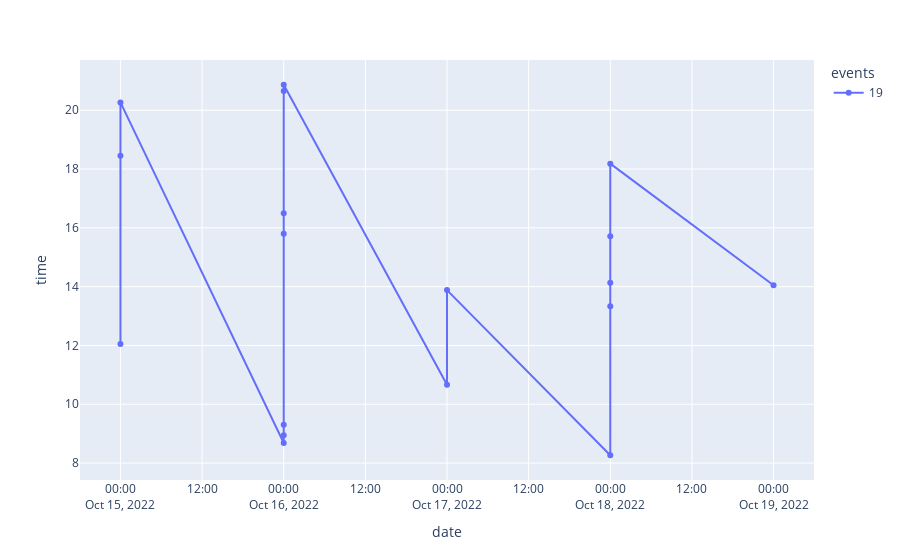

The notebook cell this image was saved under:
### Code cell
tmp = df_ts.query("user == @id")
display(tmp)
px.line(tmp, x="date", y="time", hover_data=["message"], color="events", markers= True)

### Figure 1 — Plotly figure (JSON) as saved in the notebook; plotly's stock layout.template omitted (floating-point values rounded to 4 significant figures)
{"data": [{"customdata": [["Phone scheduled cueing started. Until 22:00 Cueing period: 60 seconds. Vibration pattern: 3x Times. Vibration intensity: Default"], ["Phone scheduled cueing started. Until 22:00 Cueing period: 60 seconds. Vibration pattern: 3x Times. Vibration intensity: Default"], ["Phone scheduled cueing started. Until 22:00 Cueing period: 60 seconds. Vibration pattern: 3x Times. Vibration intensity: Default"], ["Phone scheduled cueing started. Until 22:00 Cueing period: 60 seconds. Vibration pattern: 3x Times. Vibration intensity: Default"], ["Phone scheduled cueing started. Until 22:00 Cueing period: 60 seconds. Vibration pattern: 3x Times. Vibration intensity: Default"], ["Phone scheduled cueing started. Until 22:00 Cueing period: 60 seconds. Vibration pattern: 3x Times. Vibration intensity: Default"], ["Phone scheduled cueing started. Until 22:00 Cueing period: 60 seconds. Vibration pattern: 3x Times. Vibration intensity: Default"], ["Phone scheduled cueing started. Until 22:00 Cueing period: 60 seconds. Vibration pattern: 3x Times. Vibration intensity: Default"], ["Phone scheduled cueing started. Until 22:00 Cueing period: 60 seconds. Vibration pattern: 3x Times. Vibration intensity: Default"], ["Phone scheduled cueing started. Until 22:00 Cueing period: 60 seconds. Vibration pattern: 3x Times. Vibration intensity: Default"], ["Phone scheduled cueing started. Until 22:00 Cueing period: 60 seconds. Vibration pattern: 3x Times. Vibration intensity: Default"], ["Phone scheduled cueing started. Until 22:00 Cueing period: 60 seconds. Vibration pattern: 3x Times. Vibration intensity: Default"], ["Phone scheduled cueing started. Until 22:00 Cueing period: 60 seconds. Vibration pattern: 3x Times. Vibration intensity: Default"], ["Phone scheduled cueing started. Until 22:00 Cueing period: 60 seconds. Vibration pattern: 3x Times. Vibration intensity: Default"], ["Phone scheduled cueing started. Until 22:00 Cueing period: 60 seconds. Vibration pattern: 3x Times. Vibration intensity: Default"], ["Phone scheduled cueing started. Until 22:00 Cueing period: 60 seconds. Vibration pattern: 3x Times. Vibration intensity: Default"], ["Phone scheduled cueing started. Until 22:00 Cueing period: 60 seconds. Vibration pattern: 3x Times. Vibration intensity: Default"], ["Phone scheduled cueing started. Until 22:00 Cueing period: 60 seconds. Vibration pattern: 3x Times. Vibration intensity: Default"]], "hovertemplate": "events=19<br>date=%{x}<br>time=%{y}<br>message=%{customdata[0]}<extra></extra>", "legendgroup": "19", "line": {"color": "#636efa", "dash": "solid"}, "marker": {"symbol": "circle"}, "mode": "lines+markers", "name": "19", "orientation": "v", "showlegend": true, "type": "scatter", "x": ["2022-10-15", "2022-10-15", "2022-10-15", "2022-10-16", "2022-10-16", "2022-10-16", "2022-10-16", "2022-10-16", "2022-10-16", "2022-10-16", "2022-10-17", "2022-10-17", "2022-10-18", "2022-10-18", "2022-10-18", "2022-10-18", "2022-10-18", "2022-10-19"], "xaxis": "x", "y": [12.05, 18.45, 20.27, 8.683, 8.95, 9.3, 15.8, 16.5, 20.65, 20.87, 10.67, 13.88, 8.267, 13.33, 14.13, 15.72, 18.18, 14.05], "yaxis": "y"}], "layout": {"legend": {"title": {"text": "events"}, "tracegroupgap": 0}, "margin": {"t": 60}, "xaxis": {"anchor": "y", "domain": [0, 1], "title": {"text": "date"}}, "yaxis": {"anchor": "x", "domain": [0, 1], "title": {"text": "time"}}}}
